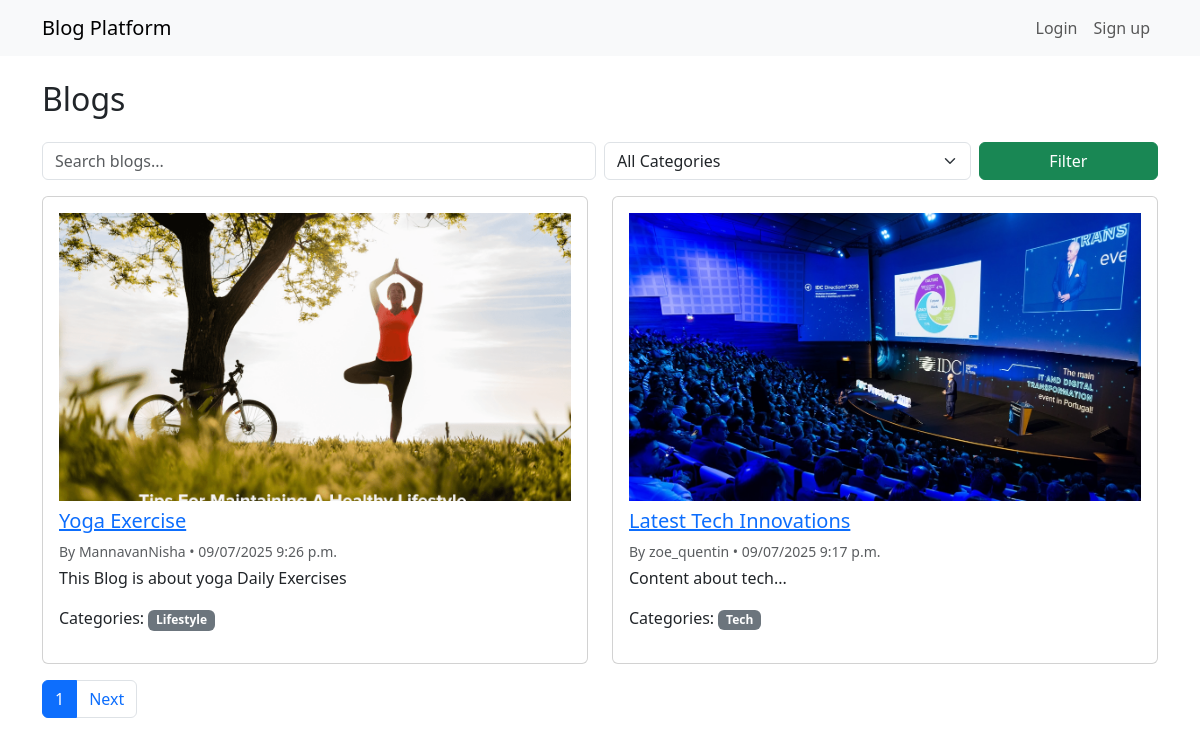
The page / on the database its author committed.
### blog/models.py (models this page shows, shortened)
class Post(models.Model):
    title = models.CharField(max_length=200)
    content = models.TextField()
    author = models.ForeignKey(User, on_delete=models.CASCADE, related_name='posts')
    image = models.ImageField(upload_to='post_images/', blank=True, null=True)
    categories = models.ManyToManyField(Category, related_name='posts', blank=True)
    created_at = models.DateTimeField(auto_now_add=True)
    updated_at = models.DateTimeField(auto_now=True)
    def get_absolute_url(self):
        return reverse('blog:post_detail', args=[self.pk])

class Category(models.Model):
    name = models.CharField(max_length=50, unique=True)
    slug = models.SlugField(unique=True)

### blog/views.py (the view)
# urls.py: path('', views.PostListView.as_view(), name='post_list'),
class PostListView(ListView):
    model = Post
    template_name = 'blog/post_list.html'
    context_object_name = 'posts'
    paginate_by = 2
    def get_queryset(self):
        qs = super().get_queryset().order_by('-created_at')
        q = self.request.GET.get('q', '').strip()
        category_id = self.request.GET.get('category', '').strip()
        if q:
            qs = qs.filter(Q(title__icontains=q) | Q(content__icontains=q))
        if category_id:
            try:
                category_id = int(category_id)
                qs = qs.filter(categories__id=category_id)
            except ValueError:
                pass  # ignore invalid category_id
        return qs.distinct()
    def get_context_data(self, **kwargs):
        ctx = super().get_context_data(**kwargs)
        ctx['search_form'] = BlogSearchForm(self.request.GET or None)
        ctx['categories'] = Category.objects.filter(posts__in=self.get_queryset()).distinct()
        return ctx

### blog/forms.py
class BlogSearchForm(forms.Form):
    q = forms.CharField(required=False, widget=forms.TextInput(attrs={
        'class': 'form-control', 'placeholder': 'Search blogs...'
    }))
    category = forms.ModelChoiceField(queryset=None, required=False, widget=forms.Select(attrs={'class': 'form-select'}))
    def __init__(self, *args, **kwargs):
        super().__init__(*args, **kwargs)
        from .models import Category
        self.fields['category'].queryset = Category.objects.all()

### blog/templates/blog/post_list.html (shortened to what this page needs)
{% extends 'blog/base.html' %}
{% block content %}
<div class="row mb-3">
  <div class="col-md-8"><h2>Blogs</h2></div>
</div>
<form method="get" class="row g-2 mb-3">
  <div class="col-sm-6">{{ search_form.q }}</div>
  <div class="col-sm-4">
    <select name="category" class="form-select">
      <option value="">All Categories</option>
    </select>
  </div>
  <div class="col-sm-2">
    <button class="btn btn-success w-100">Filter</button>
  </div>
</form>
<div class="row">
  {% for post in posts %}
    <div class="col-md-6 mb-3">
      <div class="card p-3 h-100">
        {% if post.image %}
          <img src="{{ post.image.url }}" class="img-fluid mb-2" alt="image">
        {% endif %}
        <h5><a href="{{ post.get_absolute_url }}">{{ post.title }}</a></h5>
        <p class="mb-1 small text-muted">By {{ post.author.username }} • {{ post.created_at|date:"SHORT_DATETIME_FORMAT" }}</p>
        <p>{{ post.content|truncatewords:20 }}</p>
        <p>
          Categories:
          {% for cat in post.categories.all %}
            <span class="badge bg-secondary">{{ cat.name }}</span>
          {% endfor %}
        </p>
      </div>
    </div>
  {% empty %}
    <p>No blogs found.</p>
  {% endfor %}
</div>
<nav>
  <ul class="pagination">
    <li class="page-item active"><span class="page-link">{{ page_obj.number }}</span></li>
    {% if page_obj.has_next %}
      <li class="page-item">
        <a class="page-link" href="?page={{ page_obj.next_page_number }}{% if request.GET.q %}&q={{ request.GET.q }}{% endif %}{% if request.GET.category %}&category={{ request.GET.category }}{% endif %}">
          Next
        </a>
      </li>
    {% endif %}
  </ul>
</nav>
{% endblock %}

### blog/templates/blog/base.html (shortened to what this page needs)
{% load static %}
<!DOCTYPE html>
<html lang="en">
<head>
  <link rel="stylesheet" href="https://cdn.jsdelivr.net/npm/bootstrap@5.3.2/dist/css/bootstrap.min.css">
  <link rel="stylesheet" href="{% static 'css/style.css' %}">
</head>
<body>
  <nav class="navbar navbar-expand-lg navbar-light bg-light mb-4">
    <div class="container">
      <a class="navbar-brand" href="{% url 'blog:post_list' %}">Blog Platform</a>
      <div class="collapse navbar-collapse">
        <ul class="navbar-nav ms-auto">
          {% if user.is_authenticated %}
            <li class="nav-item"><a class="nav-link" href="#">{{ user.username }}</a></li>
            <li class="nav-item"><form method="post" action="{% url 'logout' %}">
        {% csrf_token %}
        <button type="submit" class="btn btn-link nav-link" style="display:inline; padding:0; border:none;">Logout</button>
      </form></li>
          {% else %}
            <li class="nav-item"><a class="nav-link" href="{% url 'login' %}">Login</a></li>
            <li class="nav-item"><a class="nav-link" href="{% url 'blog:signup' %}">Sign up</a></li>
          {% endif %}
        </ul>
      </div>
    </div>
  </nav>
  <div class="container">
    {% block content %}{% endblock %}
  </div>
</body>
</html>

### rows shown on the page
Post: image (picture), title "Yoga Exercise", author.username "MannavanNisha", created_at "09/07/2025 9:26 p.m.", content "This Blog is about yoga Daily Exercises"
Category: name "Lifestyle"
Post: image (picture), title "Latest Tech Innovations", author.username "zoe_quentin", created_at "09/07/2025 9:17 p.m.", content "Content about tech..."
Category: name "Tech"

### other values the page prints
{{ page_obj.number }} "1"
